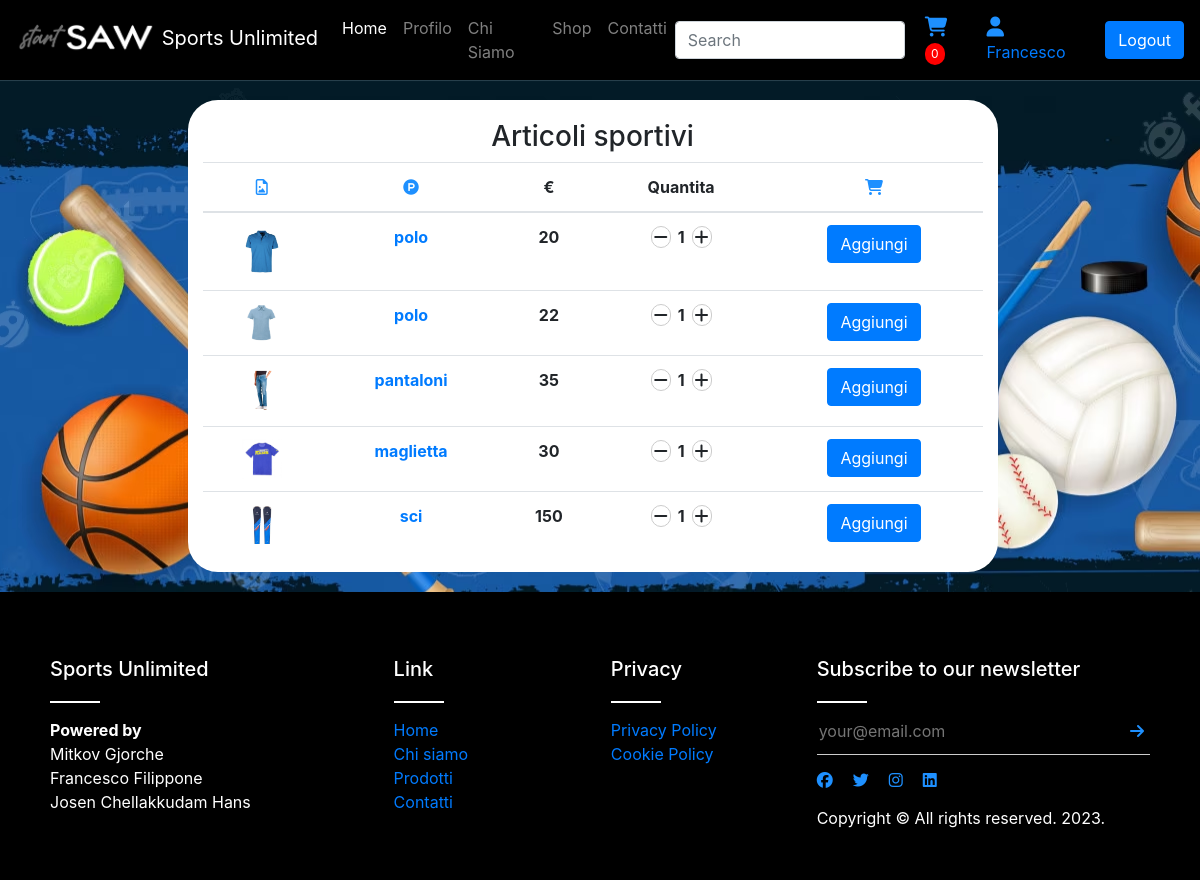
Screenshot of /php/prodotti.php (signed in) with the database file from the repository.
### tables this page shows
CREATE TABLE `prodotti` (
  `id` int(11) NOT NULL,
  `descrizione` varchar(45) DEFAULT NULL,
  `marca` varchar(45) DEFAULT NULL,
  `sesso` varchar(10) DEFAULT NULL,
  `tipologia` varchar(30) DEFAULT NULL,
  `prezzo` int(11) DEFAULT NULL,
  `quantità` int(4) DEFAULT NULL,
  `data_modifica` datetime DEFAULT NULL,
  `data_aggiunta` datetime DEFAULT NULL
);

### php/prodotti.php (the view, shortened to what this page needs)
<?php
    include("db.php");
?>
<!DOCTYPE html>
<html lang="it">
<head>
    <link rel="stylesheet" href="https://maxcdn.bootstrapcdn.com/bootstrap/4.0.0/css/bootstrap.min.css">
    <link rel="stylesheet" href="../css/main.css">
    <link rel="stylesheet" href="../css/form-style.css">
</head>
<body >
    <?php
        include("../partials/navbar.php");
    ?>
    <section class="sfondo">
        <?php if (isset($_GET['prodotto']) && $_GET['prodotto']) {
            $stmt = mysqli_prepare($con, "SELECT * FROM prodotti WHERE id= ?");
            mysqli_stmt_bind_param($stmt, 's', $_GET['prodotto']);
            mysqli_stmt_execute($stmt);
            $res = mysqli_stmt_get_result($stmt);
            $row = mysqli_fetch_array($res);
            mysqli_stmt_close($stmt);
            if (mysqli_num_rows($res) == 0)  {  ?>
                <div class="row marginrow">
                    <div class="col-sm-12" id="ProdNonDisp">
                        <h1>Prodotto non disponibile</h1>
                    </div>
                </div>
            <?php } else { ?>
            <div class="row">
                <div class="col-sm-4"></div>
                <div class="col-sm-4 ShowProd">
                    <div class="col-item">
                        <div class="photo">
                            <img src="../img/products/<?php echo $row[0]; ?>.jpg" class="img-responsive" width="300"/>
                        </div>
                        <hr>
                        <div class="info">
                            <div class="row">
                                <div class="price col-md-6">
                                    <h5>
                                        <?php echo $row[1]." ".$row[2]." ".$row[3]; ?></h5>
                                    <h5 class="price-text-color">
                                        Prezzo: <?php echo $row[5]; ?> Euro</h5>
                                </div>
                                <div class="rating hidden-sm col-md-6">
                                    <i class="price-text-color fa fa-star"></i><i class="price-text-color fa fa-star">
                                    </i><i class="price-text-color fa fa-star"></i><i class="price-text-color fa fa-star">
                                    </i><i class="fa fa-star"></i>
                                </div>
                            </div>
                            <div class="separator clear-left">
                                <p class="btn-add">
                                    <i class="fa fa-shopping-cart"></i><a href="prodotti.php?prodotto=<?php echo $_GET['prodotto'] ?> class="hidden-sm">Add to cart</a></p>
                                <p class="btn-details">
                                    <i class="fa fa-list"></i><a href="http://www.jquery2dotnet.com" class="hidden-sm">More details</a></p>
                            </div>
                            <div class="clearfix">
                            </div>
                        </div>
                    </div>
                </div>
                <div class="col-sm-4"></div>
            </div>
        <?php    }
         } else {
            $stmt = mysqli_prepare($con, "SELECT * FROM prodotti");
            mysqli_stmt_execute($stmt);
            $res = mysqli_stmt_get_result($stmt);
            ?>
            <div class="row marginrow">
            <div class="col-sm-2"></div>
            <div class="col-sm-8 ShowProd border30">
            <h3 class="titolo">Articoli sportivi</h3>
            <table class="table" >
                <thead>
                    <tr>
                    <th scope="col"><i class="fa fa-file-image-o" aria-hidden="true"></i></th>
                    <th scope="col"><i class="fa fa-product-hunt" aria-hidden="true"></i></th>
                    <th scope="col">€</th>
                    <th scope="col">Quantita</th>
                    <th scope="col"><i class="fa-solid fa-cart-shopping"></i></th>
                    </tr>
                </thead>
                <tbody>
                    <?php $i = 0; while ($row= mysqli_fetch_array($res)) {
                        echo '<tr><th scope="row"><img src="../img/products/'.$row[0].'.jpg" alt="image" width="40"></th>
                        <th scope="row"><a href="">'.$row[1].'</a></th>
                        <th scope="row" class="th_mobile">'.$row[2].'</th>
                        <th scope="row" class="th_mobile">'.$row[3].'</th>
                        <th scope="row" class="th_mobile">'.$row[4].'</th>
                        <th scope="row">'.$row[5].'</th>
                        <th scope="row"><span class="fa fa-minus" id="Prod1"></span><span class="num" id="Prod2">1</span><span class="fa fa-plus" id="Prod3"></span></th>
                        <th scope="row"><button class="add_market btn btn-primary" data-product="'.$row[0].'" data-num="1" data-count="'.$i.'">Aggiungi</button></th></tr>';
                        $i++;
                    } ?>
                </tbody>
            </table>
            </div>
            <div class="col-sm-2"></div>
        <?php } mysqli_close($con);?>
      </div>
    </section>
    <?php
        include("../partials/footer.php");
    ?>
</body>
</html>

### css/main.css (style rules this page uses)
body { padding: 0; margin: 0; }
* { margin: 0px; }
th { text-align: center; }
i { color: dodgerblue; }
a { align-items: center; justify-content: center; }
.sfondo { background-image: url(../img/Background_1.avif); background-repeat: no-repeat; }
.marginrow { margin-right: 0px }
.titolo { text-align: center; padding-top: 20px }
.ShowProd { background-color: white; margin: 20px 0; }
.border30 { border-radius: 30px; }
#Prod1 { padding: 2px; border: 1px solid #ccc; border-radius: 20px; }
#Prod2 { padding: 0 7px; }
#Prod3 { padding: 2px; border: 1px solid #ccc; border-radius: 20px; }

### rows the page displays
prodotti: shows a picture, descrizione "polo", prezzo "20"
prodotti: shows a picture, descrizione "polo", prezzo "22"
prodotti: shows a picture, descrizione "pantaloni", prezzo "35"
prodotti: shows a picture, descrizione "maglietta", prezzo "30"
prodotti: shows a picture, descrizione "sci", prezzo "150"

### other values shown
$_SESSION['nome'] "Francesco"
